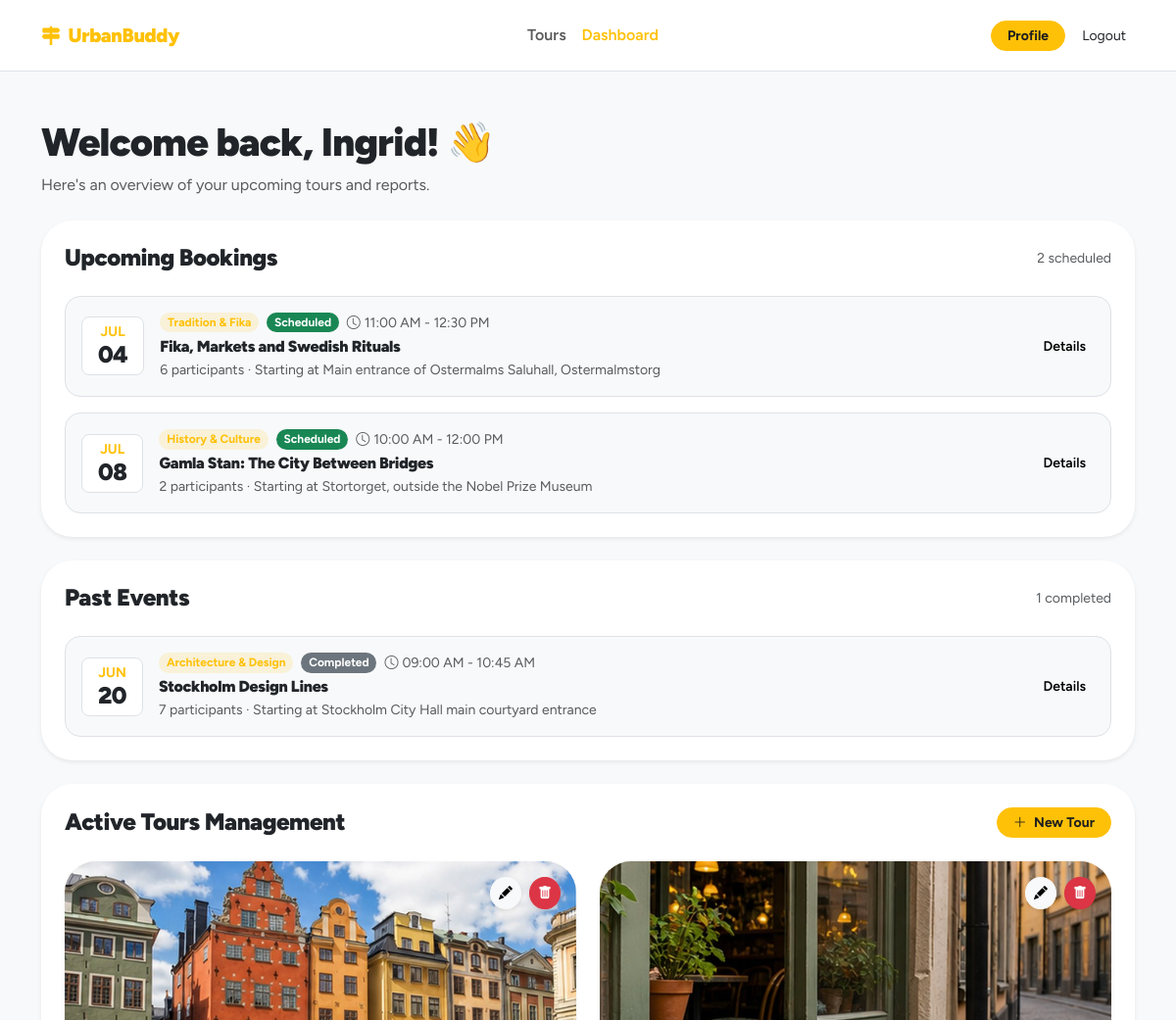
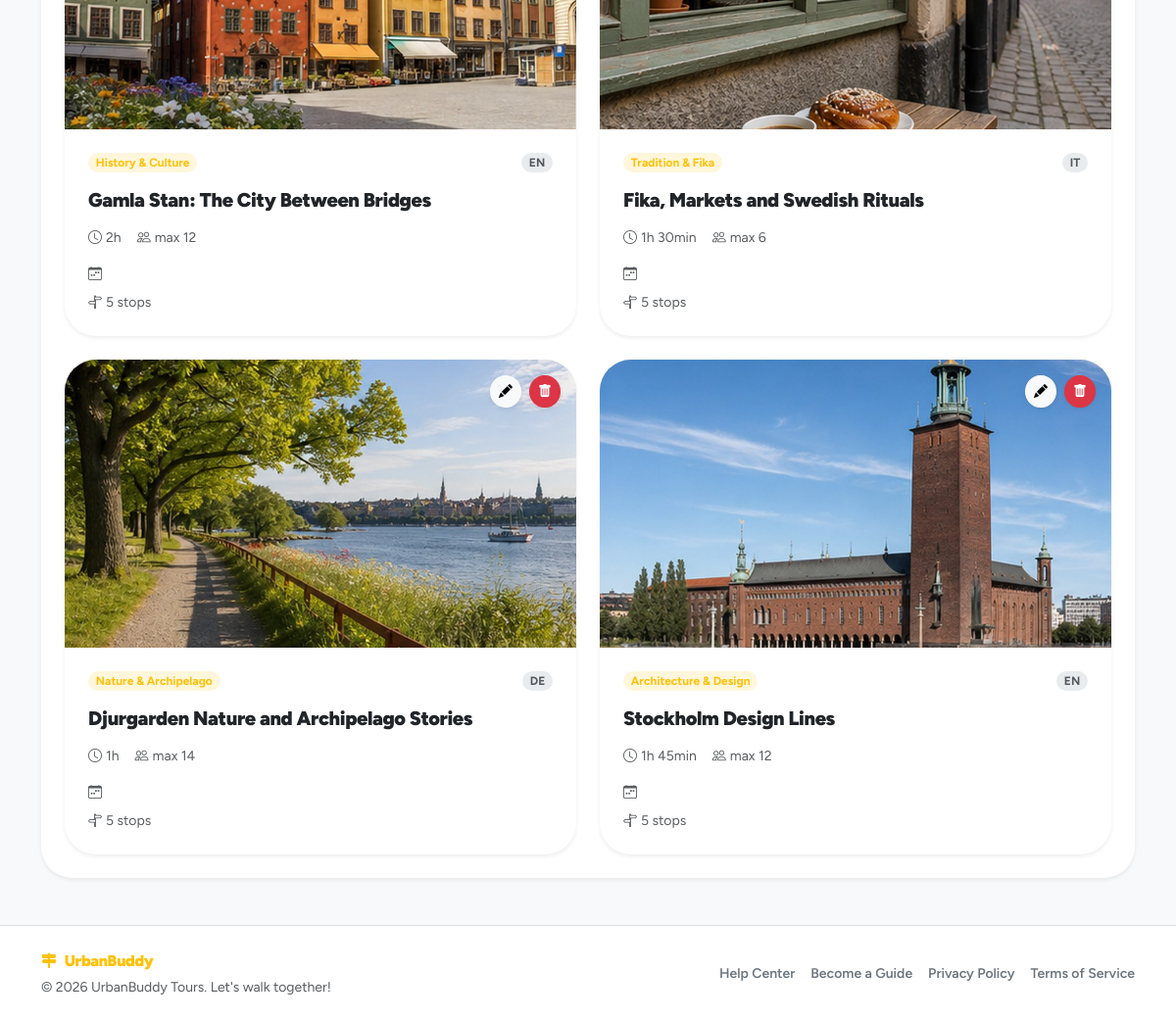
Screenshot of /dashboard (signed in) with the database file from the repository (2 pictures, top to bottom).
### tables this page shows
CREATE TABLE "users" (
	"id"	TEXT,
	"email"	TEXT NOT NULL UNIQUE,
	"password_hash"	TEXT NOT NULL,
	"first_name"	TEXT NOT NULL,
	"last_name"	TEXT NOT NULL,
	"username"	TEXT NOT NULL,
	"role"	BLOB NOT NULL CHECK("role" IN ('guide', 'participant', 'admin')),
	"created_at"	TEXT DEFAULT CURRENT_TIMESTAMP,
	"updated_at"	TEXT DEFAULT CURRENT_TIMESTAMP,
	"profile_photo"	TEXT,
	PRIMARY KEY("id")
);

CREATE TABLE themes (
    id INTEGER PRIMARY KEY AUTOINCREMENT, -- Manteniamo autoincrement (Tabella di dominio)
    name TEXT UNIQUE NOT NULL,
	slug TEXT UNIQUE NOT NULL,
    icon TEXT,
    created_at TEXT DEFAULT CURRENT_TIMESTAMP
, primary_color TEXT DEFAULT '#ffc107');

CREATE TABLE tours (
    id TEXT PRIMARY KEY,  -- UUID
    guide_id TEXT NOT NULL, -- FK verso UUID
    theme_id INTEGER NOT NULL,
    language_id INTEGER NOT NULL,
    title TEXT NOT NULL,
    description TEXT NOT NULL,
    meeting_point TEXT NOT NULL,
    duration INTEGER NOT NULL,
    max_participants INTEGER NOT NULL,
    is_deleted INTEGER DEFAULT 0 CHECK(is_deleted IN (0, 1)),
    created_at TEXT DEFAULT CURRENT_TIMESTAMP,
    updated_at TEXT DEFAULT CURRENT_TIMESTAMP,
    FOREIGN KEY (guide_id) REFERENCES users(id) ON DELETE CASCADE,
    FOREIGN KEY (theme_id) REFERENCES themes(id) ON DELETE RESTRICT,
    FOREIGN KEY (language_id) REFERENCES languages(id) ON DELETE RESTRICT
);

CREATE TABLE tour_events (
    id TEXT PRIMARY KEY, -- UUID
    tour_id TEXT NOT NULL, -- FK verso UUID
    event_date TEXT NOT NULL,
    start_time TEXT NOT NULL,
    status TEXT NOT NULL DEFAULT 'scheduled' CHECK(status IN ('scheduled', 'cancelled', 'completed')),
    actual_participants INTEGER,
    evidence_photo TEXT,
    created_at TEXT DEFAULT CURRENT_TIMESTAMP,
    updated_at TEXT DEFAULT CURRENT_TIMESTAMP,
    FOREIGN KEY (tour_id) REFERENCES tours(id),
    UNIQUE(tour_id, event_date)
);

CREATE TABLE tour_photos (
    id TEXT PRIMARY KEY, -- UUID
    tour_id TEXT NOT NULL, -- FK verso UUID
    filename TEXT NOT NULL,
    created_at TEXT DEFAULT CURRENT_TIMESTAMP,
    FOREIGN KEY (tour_id) REFERENCES tours(id) ON DELETE CASCADE
);

### app/guide_dashboard/routes.py (the view)
@guide_dashboard_bp.route("/dashboard", methods=["GET"])
@login_required
def dashboard():
    require_guide()
    tours = ToursDAO.list_tours_by_guide(current_user.id)
    for tour in tours:
        tour.theme = ThemesDAO.get_theme_by_id(tour.theme_id)
        tour.language = LanguagesDAO.get_language_by_id(tour.language_id)
        tour.production_photos = TourPhotosDAO.list_photos_by_tour(tour.id)
        tour.weekly_slots = TourWeeklySlotsDAO.list_slots_by_tour(tour.id)
        tour.stops = TourStopsDAO.list_stops_by_tour(tour.id)
    events = TourEventsDAO.list_events_by_guide(current_user.id)
    for event in events:
        event.tour = ToursDAO.get_tour_by_id(event.tour_id)
        if event.tour is not None:
            event.tour.theme = ThemesDAO.get_theme_by_id(event.tour.theme_id)
            event.tour.language = LanguagesDAO.get_language_by_id(event.tour.language_id)
    dashboard_event_lists = build_dashboard_event_lists(events)
    return render_template(
        "guide_dashboard/dashboard.html",
        dashboard_tours=build_dashboard_tours(tours),
        **dashboard_event_lists,
    )

### app/templates/guide_dashboard/dashboard.html (shortened to what this page needs)
{% extends "base.html" %}
{% block content %}
<section class="py-5">
    <div class="container">
        <header class="mb-4">
            <h1 class="fw-black mb-2">
                Welcome back, {{ current_user.first_name }}! 👋
            </h1>
            <p class="text-body-secondary mb-0">
                Here's an overview of your upcoming tours and reports.
            </p>
        </header>
        <section class="card border-0 shadow-sm rounded-5 mb-4">
            <div class="card-body p-4">
                <div class="d-flex align-items-center justify-content-between mb-4">
                    <h2 class="h4 fw-black mb-0">
                        Upcoming Bookings
                    </h2>
                    <span class="small text-body-secondary">
                        {{ dashboard_upcoming_events|length }} scheduled
                    </span>
                </div>
                {% if dashboard_upcoming_events %}
                    <div class="vstack gap-3">
                        {% for event in dashboard_upcoming_events %}
                            {% include "components/booking_row.html" %}
                        {% endfor %}
                    </div>
                {% else %}
                    <div class="text-center py-4">
                        <p class="text-body-secondary mb-0">
                            No upcoming bookings yet.
                        </p>
                    </div>
                {% endif %}
            </div>
        </section>
        <section class="card border-0 shadow-sm rounded-5 mb-4">
            <div class="card-body p-4">
                <div class="d-flex align-items-center justify-content-between mb-4">
                    <h2 class="h4 fw-black mb-0">
                        Past Events
                    </h2>
                    <span class="small text-body-secondary">
                        {{ dashboard_past_events|length }} completed
                    </span>
                </div>
                {% if dashboard_past_events %}
                    <div class="vstack gap-3">
                        {% for event in dashboard_past_events %}
                            {% include "components/booking_row.html" %}
                        {% endfor %}
                    </div>
                {% else %}
                    <div class="text-center py-4">
                        <p class="text-body-secondary mb-0">
                            Completed events will appear here.
                        </p>
                    </div>
                {% endif %}
            </div>
        </section>
        <section class="card border-0 shadow-sm rounded-5">
            <div class="card-body p-4">
                <div class="d-flex align-items-center justify-content-between mb-4">
                    <h2 class="h4 fw-black mb-0">
                        Active Tours Management
                    </h2>
                    <a href="{{ url_for('guide_dashboard.create_tour') }}" class="btn ub-btn btn-sm fw-bold rounded-pill px-3">
                        <i class="bi bi-plus-lg me-1"></i>
                        New Tour
                    </a>
                </div>
                {% if dashboard_tours %}
                    <div class="row g-4">
                        {% for tour in dashboard_tours %}
                            <div class="col-md-6">
                                {% set card_variant = "dashboard" %}
                                {% include "components/tour_card.html" %}
                            </div>
                        {% endfor %}
                    </div>
                {% else %}
                    <div class="text-center py-4">
                        <p class="text-body-secondary mb-0">
                            You have not created any tours yet.
                        </p>
                    </div>
                {% endif %}
            </div>
        </section>
    </div>
</section>
{% endblock %}

### app/templates/base.html (shortened to what this page needs)
<!doctype html>
<html lang="en">
<head>
    <link href="https://cdn.jsdelivr.net/npm/bootstrap@5.3.8/dist/css/bootstrap.min.css" rel="stylesheet">
    <link href="https://cdn.jsdelivr.net/npm/bootstrap-icons@1.11.3/font/bootstrap-icons.css" rel="stylesheet">
    <link rel="stylesheet" href="{{ url_for('static', filename='style.css') }}">
</head>
<body class="d-flex flex-column min-vh-100 bg-body-tertiary">
    {% block header %}
        {% include "partials/header.html" %}
    {% endblock %}
    <main class="flex-grow-1">
        {% block content %}{% endblock %}
    </main>
    {% block footer %}
        {% include "partials/footer.html" %}
    {% endblock %}
</body>
</html>

### app/templates/partials/header.html (shortened to what this page needs)
<nav class="navbar navbar-expand-lg bg-white border-bottom sticky-top py-3">
    <div class="container">
        <a class="navbar-brand d-flex align-items-center gap-2 fw-black ub-brand" href="{{ url_for('public.home') }}">
            <i class="bi bi-signpost-2-fill"></i>
            UrbanBuddy
        </a>
        <div class="collapse navbar-collapse" id="mainNavbar">
            <ul class="navbar-nav mx-auto mb-2 mb-lg-0">
                {% if current_user.is_authenticated %}
                    <li class="nav-item">
                        <a
                            class="nav-link fw-semibold {{ 'active ub-nav-active' if request.endpoint in ['public.home', 'public.tour_listings', 'public.tour_detail'] }}"
                            href="{{ url_for('public.tour_listings') }}"
                        >
                            Tours
                        </a>
                    </li>
                    {% if current_user.role == "guide" %}
                        <li class="nav-item">
                            <a
                                class="nav-link fw-semibold {{ 'active ub-nav-active' if request.endpoint and request.endpoint.startswith('guide_dashboard.') }}"
                                href="{{ url_for('guide_dashboard.dashboard') }}"
                            >
                                Dashboard
                            </a>
                        </li>
                    {% endif %}
                {% endif %}
            </ul>
            <div class="d-flex align-items-center gap-2">
                {% if current_user.is_authenticated %}
                    <a href="{{ url_for('auth.profile') }}" class="btn ub-btn btn-sm fw-bold rounded-pill px-3">
                        Profile
                    </a>
                    <a href="{{ url_for('auth.logout') }}" class="btn btn-link btn-sm text-dark text-decoration-none">
                        Logout
                    </a>
                {% endif %}
            </div>
        </div>
    </div>
</nav>

### app/templates/components/booking_row.html
<article class="border rounded-4 bg-body-tertiary p-3">
    <div class="row align-items-center g-3">
        <div class="col-auto">
            <div class="bg-white border rounded-3 text-center px-3 py-2">
                <div class="small fw-bold ub-text text-uppercase lh-1">
                    {{ event.date_month }}
                </div>
                <div class="h4 fw-black lh-1 mt-1 mb-0">
                    {{ event.date_day }}
                </div>
            </div>
        </div>
        <div class="col">
            <div class="d-flex align-items-center gap-2 flex-wrap mb-1">
                <span class="badge rounded-pill ub-badge-soft">
                    {{ event.theme }}
                </span>
                <span class="badge rounded-pill {{ event.status_class }}">
                    {{ event.status_label }}
                </span>
                <span class="small text-body-secondary">
                    <i class="bi bi-clock me-1"></i>{{ event.time_range }}
                </span>
            </div>
            <h3 class="h6 fw-black mb-1">
                {{ event.title }}
            </h3>
            <p class="small text-body-secondary mb-0">
                {{ event.participants }} participants · Starting at {{ event.meeting_point }}
            </p>
        </div>
        <div class="col-auto">
            <a
                href="{{ url_for('guide_dashboard.event_detail', event_id=event.id) }}"
                class="btn btn-light btn-sm fw-semibold"
            >
                Details
            </a>
        </div>
    </div>
</article>

### app/templates/components/tour_card.html (shortened to what this page needs)
<article class="card tour-card border-0 shadow-sm rounded-5 h-100 overflow-hidden">
    <div class="position-relative">
        <div class="ratio ratio-16x9 ub-bg-soft">
            {% if tour.cover_filename %}
                <img
                    src="{{ url_for('static', filename='uploads/tours/' ~ tour.cover_filename) }}"
                    alt="{{ tour.title }}"
                    class="object-fit-cover"
                >
            {% else %}
                <div class="d-flex align-items-center justify-content-center fs-3 fw-black ub-text">
                    {{ city_name|default("Stockholm") }}
                </div>
            {% endif %}
        </div>
        {% if card_variant is defined and card_variant == "dashboard" %}
            <div class="position-absolute top-0 end-0 m-3 d-flex gap-2">
                <a
                    href="{{ url_for('guide_dashboard.update_tour', tour_id=tour.id) }}"
                    class="btn btn-light btn-sm rounded-circle shadow-sm p-2 lh-1"
                    aria-label="Edit tour"
                >
                    <i class="bi bi-pencil-fill"></i>
                </a>
                <button
                    type="button"
                    class="btn btn-danger btn-sm rounded-circle shadow-sm p-2 lh-1"
                    data-bs-toggle="modal"
                    data-bs-target="#deleteTourModal-{{ tour.id }}"
                    aria-label="Delete tour"
                >
                    <i class="bi bi-trash-fill"></i>
                </button>
            </div>
        {% else %}
            <span class="badge rounded-pill ub-badge fw-bold position-absolute top-0 end-0 m-3">
                FREE
            </span>
        {% endif %}
    </div>
    <div class="card-body p-4">
        <div class="d-flex align-items-center justify-content-between gap-3 mb-3">
            <span class="badge rounded-pill ub-badge-soft">{{ tour.theme }}</span>
            <span class="badge rounded-pill bg-body-secondary text-body-secondary">{{ tour.language }}</span>
        </div>
        <h3 class="h5 fw-black mb-3">
            {{ tour.title }}
        </h3>
        {% if card_variant is defined and card_variant == "dashboard" %}
            <div class="d-flex flex-wrap gap-3 small text-body-secondary mb-3">
                <span><i class="bi bi-clock me-1"></i>{{ tour.duration }}</span>
                <span><i class="bi bi-people me-1"></i>max {{ tour.max_participants }}</span>
            </div>
            <div class="vstack gap-2 small text-body-secondary">
                <div><i class="bi bi-calendar-week me-1"></i>{{ tour.schedule }}</div>
                <div><i class="bi bi-signpost-split me-1"></i>{{ tour.stops_count }}</div>
            </div>
        {% endif %}
    </div>
</article>

### app/templates/partials/footer.html
<footer class="bg-white border-top py-4 mt-auto">
    <div class="container">
        <div class="row align-items-center gy-3">
            <div class="col-md-5">
                <a class="navbar-brand d-inline-flex align-items-center gap-2 fw-black ub-brand mb-1" href="{{ url_for('public.home') }}">
                    <i class="bi bi-signpost-2-fill"></i>
                    UrbanBuddy
                </a>
                <p class="small text-body-secondary mb-0">
                    © 2026 UrbanBuddy Tours. Let's walk together!
                </p>
            </div>
            <nav class="col-md-7">
                <ul class="nav justify-content-md-end gap-md-3 small fw-semibold">
                    <li class="nav-item">
                        <a class="nav-link px-0 link-secondary" href="#">Help Center</a>
                    </li>
                    <li class="nav-item">
                        <a class="nav-link px-0 link-secondary" href="{{ url_for('auth.signup') }}">Become a Guide</a>
                    </li>
                    <li class="nav-item">
                        <a class="nav-link px-0 link-secondary" href="#">Privacy Policy</a>
                    </li>
                    <li class="nav-item">
                        <a class="nav-link px-0 link-secondary" href="#">Terms of Service</a>
                    </li>
                </ul>
            </nav>
        </div>
    </div>
</footer>

### rows the page displays
users: first_name "Ingrid"
themes: theme "Tradition & Fika", theme "Tradition & Fika"
tours: title "Fika, Markets and Swedish Rituals", meeting_point "Main entrance of Ostermalms Saluhall, Ostermalmstorg", title "Fika, Markets and Swedish Rituals"
themes: theme "History & Culture", theme "History & Culture"
tours: title "Gamla Stan: The City Between Bridges", meeting_point "Stortorget, outside the Nobel Prize Museum", title "Gamla Stan: The City Between Bridges"
tour_events: date_month "JUN", date_day "20", theme "Architecture & Design", status_label "Completed", time_range "09:00 AM - 10:45 AM", title "Stockholm Design Lines", participants "7", meeting_point "Stockholm City Hall main courtyard entrance"
tour_photos: filename (picture)
tour_photos: filename (picture)
tour_photos: filename (picture)
themes: theme "Nature & Archipelago"
tours: title "Djurgarden Nature and Archipelago Stories"
tour_photos: filename (picture)
themes: theme "Architecture & Design"
tours: title "Stockholm Design Lines"

### other values shown
{{ dashboard_upcoming_events|length }} "2"
{{ event.date_month }} "JUL" "JUL"
{{ event.date_day }} "04" "08"
{{ event.status_label }} "Scheduled" "Scheduled"
{{ event.time_range }} "11:00 AM - 12:30 PM" "10:00 AM - 12:00 PM"
{{ event.participants }} "6" "2"
{{ dashboard_past_events|length }} "1"
{{ tour.language }} "EN" "IT" "DE" "EN"
{{ tour.duration }} "2h" "1h 30min" "1h" "1h 45min"
{{ tour.max_participants }} "12" "6" "14" "12"
{{ tour.stops_count }} "5 stops" "5 stops" "5 stops" "5 stops"
